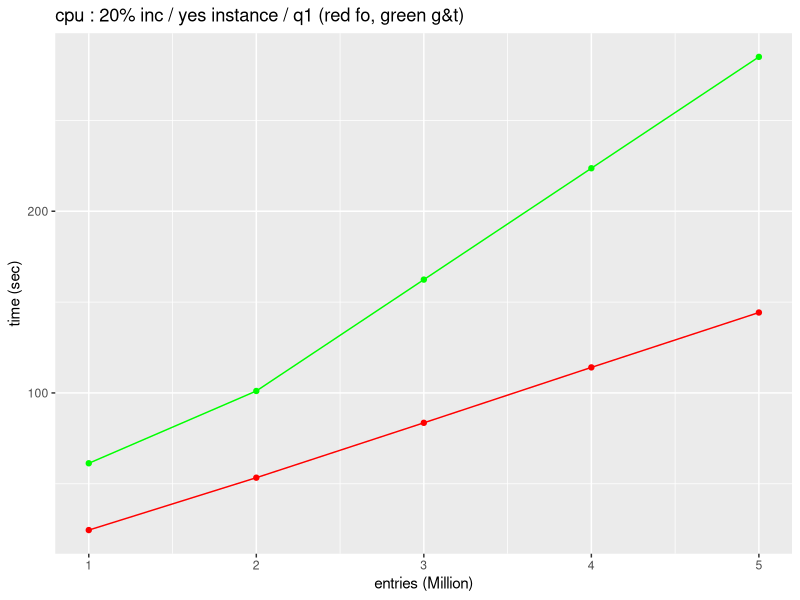

This chart was generated by the following R code: (Note: this script raises an error after producing the figure.)
require("ggplot2")

#y1<-c(28.826 , 59.964,59.964+28.826,59.964+2*28.826,59.964+3*28.826)#gt
#y2<-c(14.368, 30.115, 45.209, 59.715, 78.820)#fo
y1<-c(61.291, 101.077, 101.077+61.291, 101.077+2*61.291, 101.077+3*61.291)
y2<-c(24.524, 53.354, 83.556, 114.058, 114.058+(83.556-53.354))

x<-1:5
ggplot(data.frame(x,y1,y2),aes(x))+
  ggtitle("cpu : 20% inc / yes instance / q1 (red fo, green g&t)")+
  xlab("entries (Million)")+
  ylab("time (sec)")+
  geom_line(aes(y=y1), colour="green")+
  geom_line(aes(y=y2), colour="red")+
  geom_point(aes(y=y1), colour="green")+
  geom_point(aes(y=y2), colour="red")


#y1<-c(26.327, 55.969, 87.699,87.699+(55.969-26.327),87.699+2*(55.969-26.327))
#y2<-c(11.680, 24.444, 37.046, 49.055, 61.611)
y1<-c(144.905, 203.318, 203.318)
y2<-c(41.560, 93.013, 133.081, 194.293)

x<-1:5
ggplot(data.frame(x,y1,y2),aes(x))+
  ggtitle("cpu : 20% inc / no instance / q1 (red fo, green g&t)")+
  xlab("entries (Million)")+
  ylab("time (sec)")+
  geom_line(aes(y=y1), colour="green")+
  geom_line(aes(y=y2), colour="red")+
  geom_point(aes(y=y1), colour="green")+
  geom_point(aes(y=y2), colour="red")

#y1<-c(10000000, 20000000,30000000,40000000,50000000)
#y2<-c(2600002, 5200002, 7800002, 10400002, 13000002)
y1<-c(10000000, 20000000, 30000000, 40000000, 50000000)
y2<-c(2600002, 5200002, 7800002, 10400002, 10400002+(7800002-5200002))

x<-1:5
ggplot(data.frame(x,y1,y2),aes(x))+
  ggtitle("rules : 20% inc / yes instance / q1 (red fo, green g&t)")+
  xlab("entries (Million)")+
  ylab("rules")+
  geom_line(aes(y=y1), colour="green")+
  geom_line(aes(y=y2), colour="red")+
  geom_point(aes(y=y1), colour="green")+
  geom_point(aes(y=y2), colour="red")

#y1<-c(7737025, 15468905, 23203990,23203990+(15468905-7737025),23203990+2*(15468905-7737025))
#y2<-c(2394333, 4788289, 7181959, 9576169, 11970271)
y1<-c(15000000, 30000000,30000000+15000000,30000000+2*15000000,30000000+3*15000000)
y2<-c(4600001, 9200001, 13800001, 18400001, 18400001+(13800001-9200001))

x<-1:5
ggplot(data.frame(x,y1,y2),aes(x))+
  ggtitle("rules : 20% inc / no instance / q1 (red fo, green g&t)")+
  xlab("entries (Million)")+
  ylab("rules")+
  geom_line(aes(y=y1), colour="green")+
  geom_line(aes(y=y2), colour="red")+
  geom_point(aes(y=y1), colour="green")+
  geom_point(aes(y=y2), colour="red")
